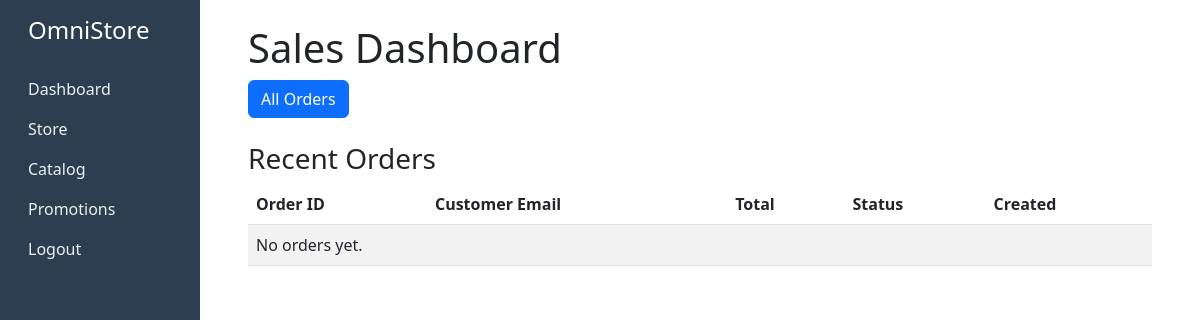
Before: /sales/dashboard/ (signed in) with the older database file.
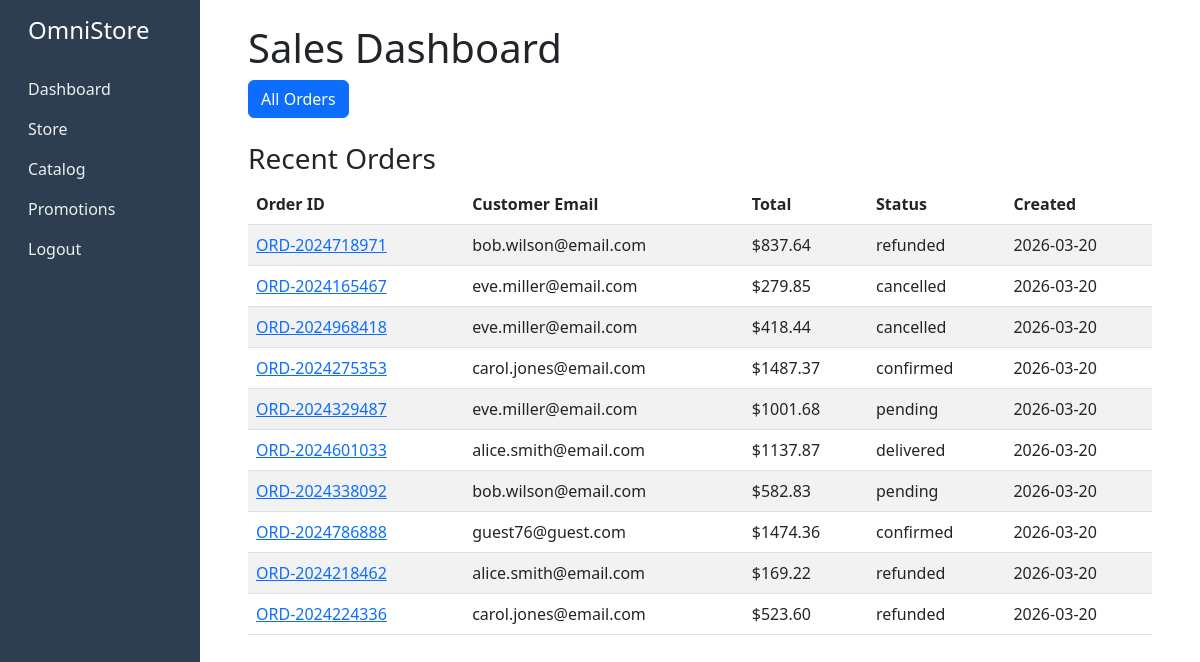
After: the same page with the newer database file.
### sales/models.py (models this page shows, shortened)
class Order(models.Model):
    class Status(models.TextChoices):
        PENDING = 'pending', 'Pending'
        CONFIRMED = 'confirmed', 'Confirmed'
        PAID = 'paid', 'Paid'
        SHIPPED = 'shipped', 'Shipped'
        DELIVERED = 'delivered', 'Delivered'
        CANCELLED = 'cancelled', 'Cancelled'
        REFUNDED = 'refunded', 'Refunded'
    order_id = models.CharField(max_length=50, unique=True)
    customer = models.ForeignKey(
        settings.AUTH_USER_MODEL,
        on_delete=models.SET_NULL,
        null=True,
        blank=True,
        related_name='orders'
    )
    customer_email = models.EmailField()
    total_price = models.DecimalField(max_digits=10, decimal_places=2)
    status = models.CharField(max_length=20, choices=Status, default=Status.PENDING)
    shipping_address = models.TextField(blank=True)
    notes = models.TextField(blank=True)
    created_at = models.DateTimeField(auto_now_add=True)
    updated_at = models.DateTimeField(auto_now=True)

### sales/views.py (the view)
# urls.py: path('dashboard/', views.dashboard, name='dashboard'),
@login_required
def dashboard(request):
    recent_orders = Order.objects.all()[:10]
    context = {'recent_orders': recent_orders}
    return render(request, 'sales/dashboard.html', context)

### identity/models.py (called while the page is built)
    @property
    def is_admin(self):
        return self.role == self.Role.ADMIN

    @property
    def is_manager(self):
        return self.role == self.Role.MANAGER

    @property
    def is_staff_member(self):
        return self.role == self.Role.STAFF

### templates/sales/dashboard.html (shortened to what this page needs)
{% extends 'base.html' %}
{% block content %}
<div class="p-4">
    <h1>Sales Dashboard</h1>
    <a href="{% url 'sales:order_list' %}" class="btn btn-primary">All Orders</a>
    <h3 class="mt-4">Recent Orders</h3>
    <table class="table table-striped">
        <thead>
            <tr>
                <th>Order ID</th>
                <th>Customer Email</th>
                <th>Total</th>
                <th>Status</th>
                <th>Created</th>
            </tr>
        </thead>
        <tbody>
            {% for order in recent_orders %}
            <tr>
                <td><a href="{% url 'sales:order_detail' order.pk %}">{{ order.order_id }}</a></td>
                <td>{{ order.customer_email }}</td>
                <td>${{ order.total_price }}</td>
                <td>{{ order.status }}</td>
                <td>{{ order.created_at|date:"Y-m-d" }}</td>
            </tr>
            {% empty %}
            <tr><td colspan="5">No orders yet.</td></tr>
            {% endfor %}
        </tbody>
    </table>
</div>
{% endblock %}

Changed rows visible on the page:
added Order: order_id "ORD-2024718971", customer_email "bob.wilson@email.com", total_price "837.64", status "refunded", created_at "2026-03-20"
added Order: order_id "ORD-2024165467", customer_email "eve.miller@email.com", total_price "279.85", status "cancelled", created_at "2026-03-20"
added Order: order_id "ORD-2024968418", customer_email "eve.miller@email.com", total_price "418.44", status "cancelled", created_at "2026-03-20"
added Order: order_id "ORD-2024275353", customer_email "carol.jones@email.com", total_price "1487.37", status "confirmed", created_at "2026-03-20"
added Order: order_id "ORD-2024329487", customer_email "eve.miller@email.com", total_price "1001.68", status "pending", created_at "2026-03-20"
added Order: order_id "ORD-2024601033", customer_email "alice.smith@email.com", total_price "1137.87", status "delivered", created_at "2026-03-20"
added Order: order_id "ORD-2024338092", customer_email "bob.wilson@email.com", total_price "582.83", status "pending", created_at "2026-03-20"
added Order: order_id "ORD-2024786888", customer_email "guest76@guest.com", total_price "1474.36", status "confirmed", created_at "2026-03-20"
added Order: order_id "ORD-2024218462", customer_email "alice.smith@email.com", total_price "169.22", status "refunded", created_at "2026-03-20"
added Order: order_id "ORD-2024224336", customer_email "carol.jones@email.com", total_price "523.60", status "refunded", created_at "2026-03-20"
Other visible differences:
text no longer shown: "No orders yet."
